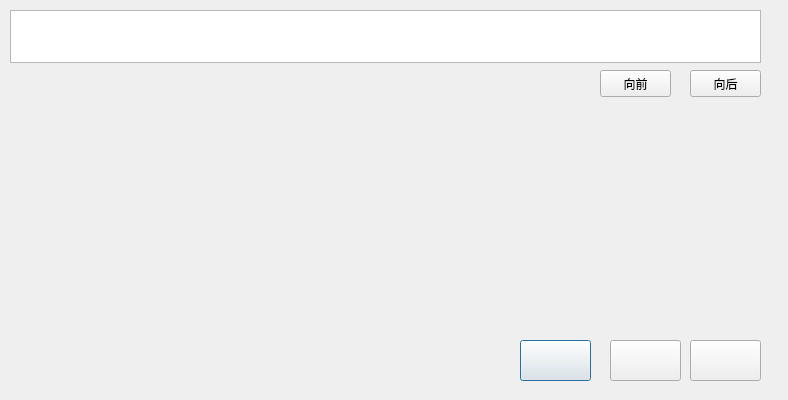
<?xml version="1.0" encoding="UTF-8"?>
<ui version="4.0">
 <class>CHarmIUDialog</class>
 <widget class="QDialog" name="CHarmIUDialog">
  <property name="geometry">
   <rect>
    <x>0</x>
    <y>0</y>
    <width>788</width>
    <height>400</height>
   </rect>
  </property>
  <property name="windowTitle">
   <string>Dialog</string>
  </property>
  <widget class="QCustomPlot" name="widget" native="true">
   <property name="geometry">
    <rect>
     <x>10</x>
     <y>100</y>
     <width>751</width>
     <height>231</height>
    </rect>
   </property>
  </widget>
  <widget class="QPushButton" name="pushButton_pre_page">
   <property name="geometry">
    <rect>
     <x>520</x>
     <y>340</y>
     <width>71</width>
     <height>41</height>
    </rect>
   </property>
   <property name="text">
    <string/>
   </property>
  </widget>
  <widget class="QPushButton" name="pushButton_next_page">
   <property name="geometry">
    <rect>
     <x>610</x>
     <y>340</y>
     <width>71</width>
     <height>41</height>
    </rect>
   </property>
   <property name="text">
    <string/>
   </property>
  </widget>
  <widget class="QPushButton" name="pushButton_return_back">
   <property name="geometry">
    <rect>
     <x>690</x>
     <y>340</y>
     <width>71</width>
     <height>41</height>
    </rect>
   </property>
   <property name="text">
    <string/>
   </property>
  </widget>
  <widget class="QTableWidget" name="tableWidget">
   <property name="geometry">
    <rect>
     <x>10</x>
     <y>10</y>
     <width>751</width>
     <height>53</height>
    </rect>
   </property>
  </widget>
  <widget class="QPushButton" name="pushButton_pre_list">
   <property name="geometry">
    <rect>
     <x>600</x>
     <y>70</y>
     <width>71</width>
     <height>27</height>
    </rect>
   </property>
   <property name="text">
    <string>向前</string>
   </property>
  </widget>
  <widget class="QPushButton" name="pushButton_next_list">
   <property name="geometry">
    <rect>
     <x>690</x>
     <y>70</y>
     <width>71</width>
     <height>27</height>
    </rect>
   </property>
   <property name="text">
    <string>向后</string>
   </property>
  </widget>
 </widget>
 <customwidgets>
  <customwidget>
   <class>QCustomPlot</class>
   <extends>QWidget</extends>
   <header>qcustomplot.h</header>
   <container>1</container>
  </customwidget>
 </customwidgets>
 <resources/>
 <connections/>
</ui>
